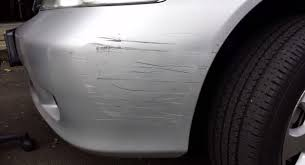
#> input picture customImages/train/image1.jpeg, 305 x 165 px
$ jupyter execute Untitled.ipynb
#> lines starting #> are read from the running program, lines starting #| are printed output that depends on the picture
[cell 1]
import cv2
import numpy as np
import matplotlib.pyplot as plt

[cell 2]
img_bgr = cv2.imread(input(), 1)
#> the answer given: customImages/train/image1.jpeg
#> img_bgr is the input picture: shape (165, 305, 3); mean B, G, R 94.6, 92.8, 96
img_rgb = cv2.cvtColor(img_bgr, cv2.COLOR_BGR2RGB)
img_gray = cv2.cvtColor(img_bgr, cv2.COLOR_BGR2GRAY)

[cell 3]
img_color_mapped_hsv = cv2.applyColorMap(img_rgb, cv2.COLORMAP_HSV)
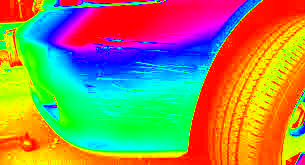
#> img_color_mapped_hsv: shape (165, 305, 3); mean B, G, R 85.8, 137.3, 151
plt.imshow(img_color_mapped_hsv)

[cell 4]
img_bgr_imposed_hsv = cv2.addWeighted(img_bgr, 0.4, img_color_mapped_hsv, 0.1, 0)
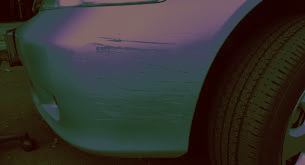
#> img_bgr_imposed_hsv: shape (165, 305, 3); mean B, G, R 46.4, 50.9, 53.5
plt.imshow(img_bgr_imposed_hsv)

$ run again, on customImages/train/image19.jpeg
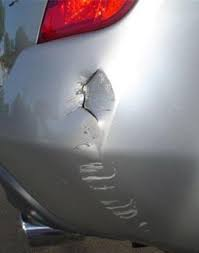
#> input picture customImages/train/image19.jpeg, 199 x 253 px
#> img_bgr is the input picture: shape (253, 199, 3); mean B, G, R 124.5, 119.8, 124.2
#> `img_color_mapped_hsv = cv2.applyColorMap(img_rgb, cv2.COLORMAP_HSV)`:
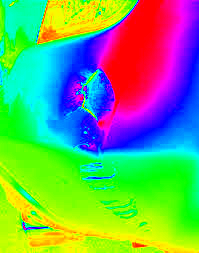
#> img_color_mapped_hsv: shape (253, 199, 3); mean B, G, R 104.9, 167.4, 107.1
#> `img_bgr_imposed_hsv = cv2.addWeighted(img_bgr, 0.4, img_color_mapped_h..`:
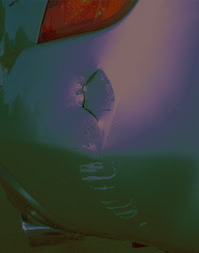
#> img_bgr_imposed_hsv: shape (253, 199, 3); mean B, G, R 60.3, 64.7, 60.4

$ run again, on customImages/train/image21.jpeg
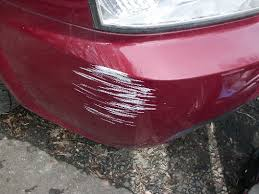
#> input picture customImages/train/image21.jpeg, 259 x 194 px
#> img_bgr is the input picture: shape (194, 259, 3); mean B, G, R 92.4, 84.3, 120.3
#> `img_color_mapped_hsv = cv2.applyColorMap(img_rgb, cv2.COLORMAP_HSV)`:
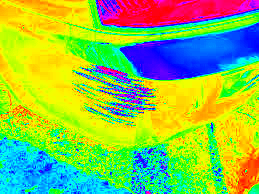
#> img_color_mapped_hsv: shape (194, 259, 3); mean B, G, R 76.9, 191.6, 141.3
#> `img_bgr_imposed_hsv = cv2.addWeighted(img_bgr, 0.4, img_color_mapped_h..`:
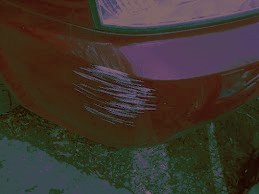
#> img_bgr_imposed_hsv: shape (194, 259, 3); mean B, G, R 44.7, 52.9, 62.3

$ run again, on customImages/train/image40.jpeg
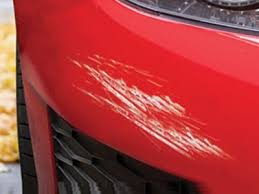
#> input picture customImages/train/image40.jpeg, 259 x 194 px
#> img_bgr is the input picture: shape (194, 259, 3); mean B, G, R 59.1, 58.4, 169
#> `img_color_mapped_hsv = cv2.applyColorMap(img_rgb, cv2.COLORMAP_HSV)`:
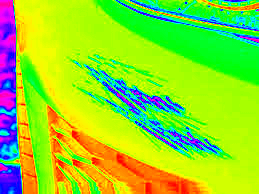
#> img_color_mapped_hsv: shape (194, 259, 3); mean B, G, R 38.6, 215, 146.3
#> `img_bgr_imposed_hsv = cv2.addWeighted(img_bgr, 0.4, img_color_mapped_h..`:
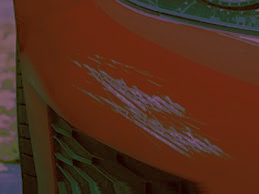
#> img_bgr_imposed_hsv: shape (194, 259, 3); mean B, G, R 27.5, 44.9, 82.3
